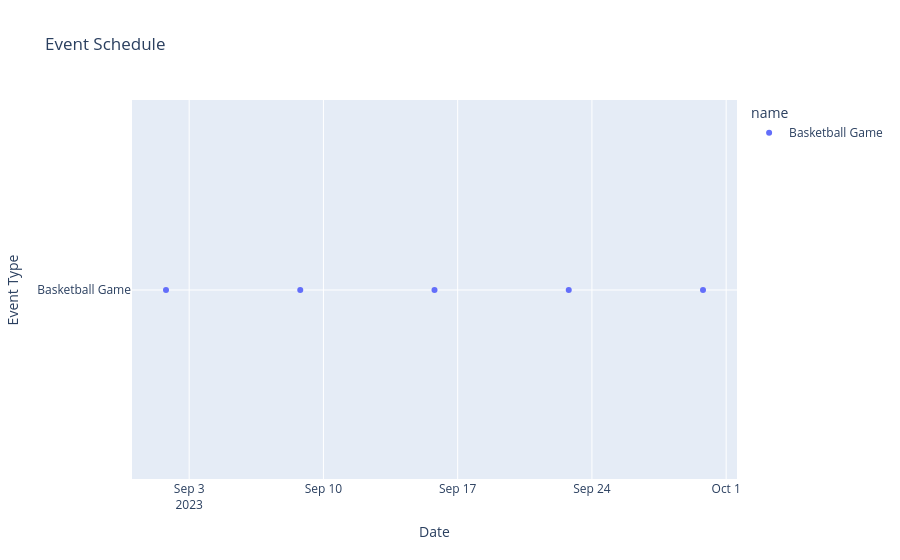

The code cell stored with this chart in its notebook:
### Code cell


### Figure 1 — Plotly figure (JSON) as saved in the notebook; plotly's stock layout.template omitted (floating-point values rounded to 4 significant figures)
{"data": [{"hovertemplate": "name=Basketball Game<br>start_datetime=%{x}<br>event_type_id=%{y}<extra></extra>", "legendgroup": "Basketball Game", "marker": {"color": "#636efa", "symbol": "circle"}, "mode": "markers", "name": "Basketball Game", "orientation": "v", "showlegend": true, "type": "scatter", "x": ["2023-09-01T19:00:00", "2023-09-08T19:00:00", "2023-09-15T19:00:00", "2023-09-22T19:00:00", "2023-09-29T19:00:00"], "xaxis": "x", "y": [1, 1, 1, 1, 1], "yaxis": "y"}], "layout": {"legend": {"title": {"text": "name"}, "tracegroupgap": 0}, "title": {"text": "Event Schedule"}, "xaxis": {"anchor": "y", "domain": [0, 1], "title": {"text": "Date"}}, "yaxis": {"anchor": "x", "domain": [0, 1], "tickmode": "array", "ticktext": ["Basketball Game"], "tickvals": [1], "title": {"text": "Event Type"}}}}
